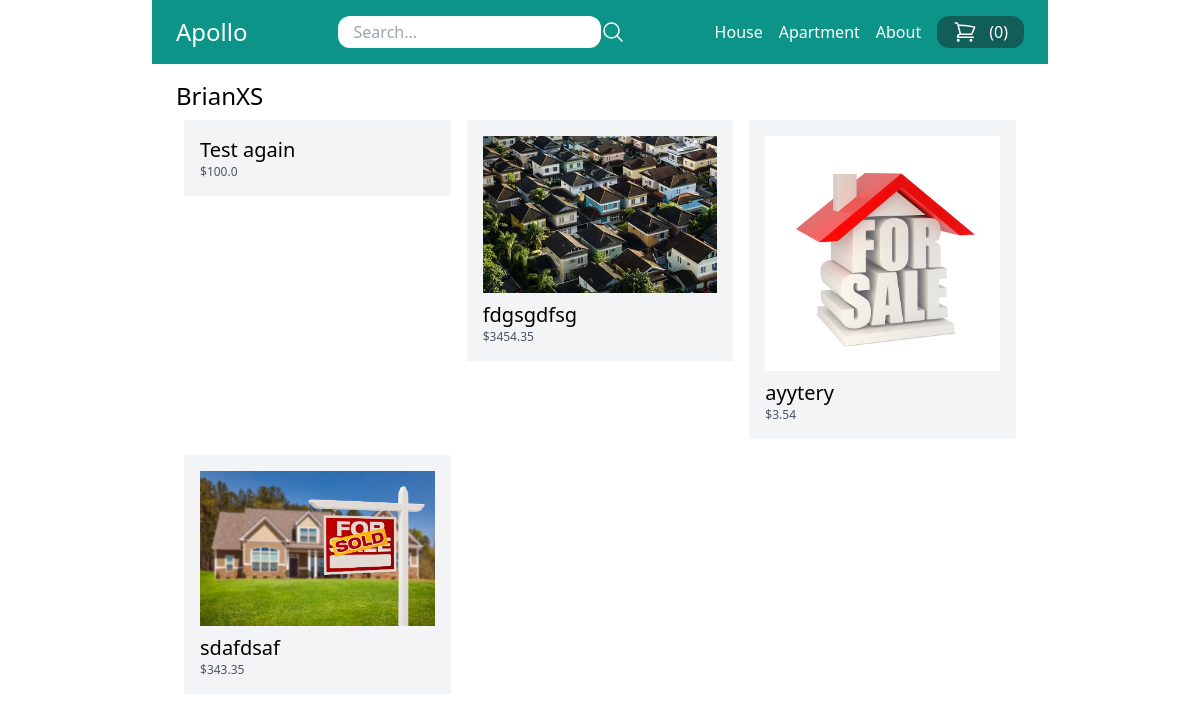
Before: /vendors/3/ with the older database file.
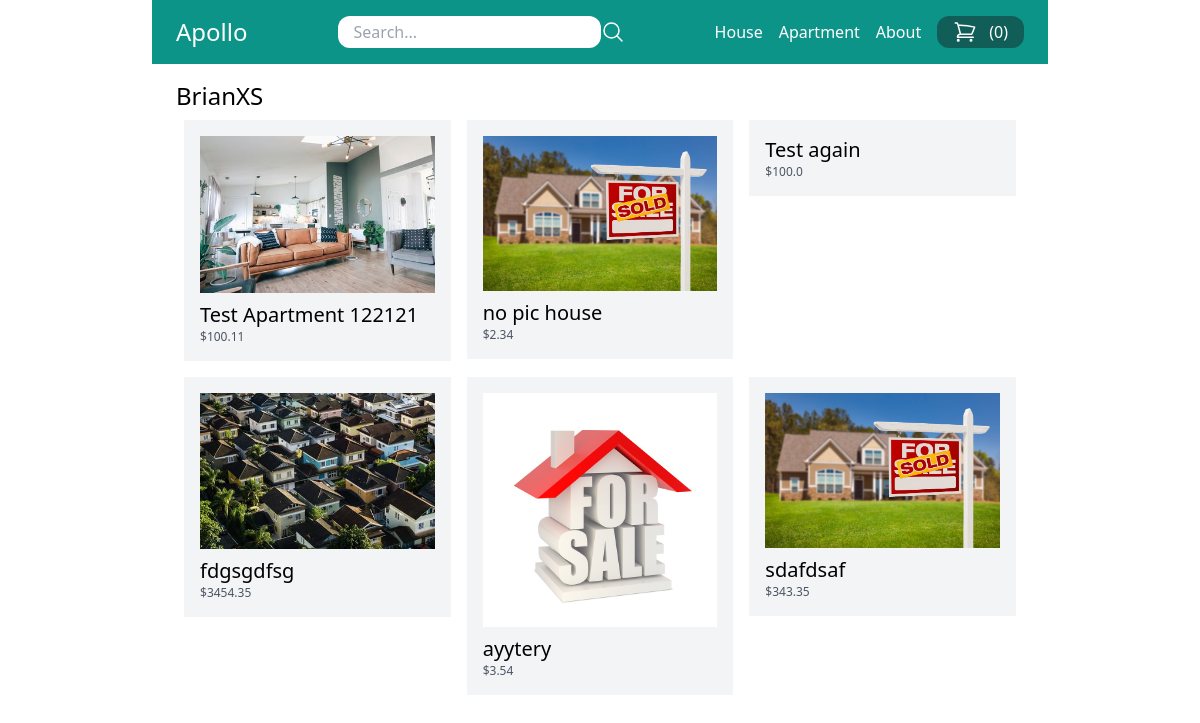
After: the same page with the newer database file.
### store/models.py (models this page shows, shortened)
class Category(models.Model):
    title = models.CharField(max_length=50)
    slug = models.SlugField(max_length=50)
    class Meta:
        verbose_name_plural = 'Categories'

class Product(models.Model):
    DRAFT = 'draft'
    WAITING_APPROVAL = 'waitingapproval'
    ACTIVE = 'active'
    DELETED = 'deleted'
    STATUS_CHOICES = (
        (DRAFT, 'Draft'),
        (WAITING_APPROVAL, 'Waiting approval'),
        (ACTIVE, 'Active'),
        (DELETED, 'Deleted'),
    )
    user = models.ForeignKey(User, related_name='products', on_delete=models.CASCADE)
    category = models.ForeignKey(Category, related_name='products', on_delete=models.CASCADE)
    title = models.CharField(max_length=50)
    slug = models.SlugField(max_length=50)
    description = models.TextField(blank=True)
    price = models.IntegerField()
    image = models.ImageField(upload_to='uploads/product_images/', blank=True, null=True)
    thumbnail = models.ImageField(upload_to='uploads/product_images/thumbnails/', blank=True, null=True)
    created_at = models.DateTimeField(auto_now_add=True)
    updated_at = models.DateTimeField(auto_now=True)
    status = models.CharField(max_length=50, choices=STATUS_CHOICES, default=ACTIVE)
    class Meta:
        ordering = ('-created_at',)
    def get_display_price(self):
        return self.price / 100

### userprofile/views.py (the view)
# urls.py: path('vendors/<int:pk>/', views.vendor_detail, name='vendor_detail'),
def vendor_detail(request, pk):
    user = User.objects.get(pk=pk)
    products = user.products.filter(status=Product.ACTIVE)
    return render(request, 'userprofile/vendor_detail.html', {
        'user': user,
        'products': products,
    })

### store/cart.py (called while the page is built)
    def __len__(self):
        return sum(item['quantity'] for item in self.cart.values())

### store/context_processors.py (called while the page is built)
def cart(request):
    return {'cart': Cart(request)}

### store/templatetags/menu.py (called while the page is built)
@register.inclusion_tag('core/menu.html')
def menu():
    categories = Category.objects.all()
    return {'categories': categories}

### userprofile/templates/userprofile/vendor_detail.html (shortened to what this page needs)
{% extends 'core/base.html' %}
{% block content %}
<h1 class="text-2xl">{% firstof user.get_full_name user.username %}</h1>
<div class="flex flex-wrap">
    {% for product in user.products.all %}
        <div class="product w-1/3 p-2">
            <div class="p-4 bg-gray-100">
                <a href="{% url 'product_detail' product.category.slug product.slug %}">
                    {% if product.image %}
                        <div class="image mb-2">
                            <img src="{{ product.image.url }}" alt="Image of {{ product.title }}">
                        </div>
                    {% endif %}
                    <h2 class="text-xl">{{ product.title }}</h2>
                    <p class="text-xs text-gray-600">${{ product.get_display_price }}</p>
                </a>
            </div>
        </div>
    {% endfor %}
</div>
{% endblock %}

### core/templates/core/base.html (shortened to what this page needs)
{% load menu %}
<!doctype html>
<html>
<head>
  <script src="https://cdn.tailwindcss.com"></script>
</head>
<body>
    <nav class="max-w-4xl mx-auto py-4 px-6 bg-teal-600 flex items-center justify-between">
        <div class="logo">
            <a href="/" class="text-white text-2xl">Apollo</a> </div>
          <div class="search">
            <form method="get" action="/search/" class="flex ">
            <input class="py-1 px-4 rounded-xl" type="search" name="query" placeholder="Search..." >
            <button><svg xmlns="http://www.w3.org/2000/svg" fill="none" viewBox="0 0 24 24" stroke-width="1.5" stroke="currentColor" class="w-6 h-6 text-white">
              <path stroke-linecap="round" stroke-linejoin="round" d="M21 21l-5.197-5.197m0 0A7.5 7.5 0 105.196 5.196a7.5 7.5 0 0010.607 10.607z" />
            </svg>
            </button>
            </form>
          </div>
            <div class="menu flex items-center space-x-4">
              {% menu %}
              <a href="{% url 'cart_view' %}" class="flex space-x-3 py-1 rounded-xl px-4 bg-teal-800 hover:bg-teal-900 text-white">
              <span>({{ cart|length }})</span></a>
            </div>
    </nav>
    <div class="max-w-4xl mx-auto py-4 px-6">
        {% block content %}
        {% endblock %}
    </div>
</body>
</html>

### core/templates/core/menu.html
{% for category in categories %}
    <a href="{% url 'category_detail' category.slug %}" class="text-white">{{ category.title }}</a>
{% endfor %}
<a href="{% url 'about' %}" class="text-white">About</a>

Changed rows visible on the page:
added Product: image (picture), title "Test Apartment 122121", get_display_price "100.11"
added Product: image (picture), title "no pic house", get_display_price "2.34"
